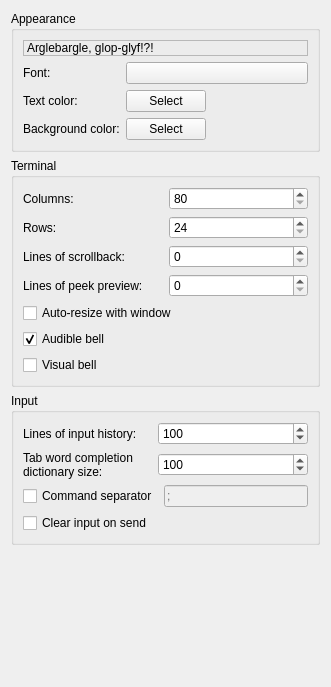
<?xml version="1.0" encoding="UTF-8"?>
<ui version="4.0">
 <class>ClientPage</class>
 <widget class="QWidget" name="ClientPage">
  <property name="geometry">
   <rect>
    <x>0</x>
    <y>0</y>
    <width>331</width>
    <height>687</height>
   </rect>
  </property>
  <property name="windowTitle">
   <string>Form</string>
  </property>
  <layout class="QVBoxLayout" name="verticalLayout">
   <item>
    <widget class="QGroupBox" name="groupBox">
     <property name="title">
      <string>Appearance</string>
     </property>
     <layout class="QGridLayout" name="gridLayout">
      <item row="1" column="1" colspan="3">
       <widget class="QPushButton" name="fontPushButton">
        <property name="text">
         <string/>
        </property>
       </widget>
      </item>
      <item row="1" column="0">
       <widget class="QLabel" name="label">
        <property name="text">
         <string>Font:</string>
        </property>
        <property name="buddy">
         <cstring>fontPushButton</cstring>
        </property>
       </widget>
      </item>
      <item row="3" column="1" colspan="2">
       <widget class="QPushButton" name="bgColorPushButton">
        <property name="text">
         <string>Select</string>
        </property>
       </widget>
      </item>
      <item row="3" column="0">
       <widget class="QLabel" name="label_2">
        <property name="text">
         <string>Background color:</string>
        </property>
        <property name="wordWrap">
         <bool>true</bool>
        </property>
        <property name="buddy">
         <cstring>bgColorPushButton</cstring>
        </property>
       </widget>
      </item>
      <item row="2" column="1" colspan="2">
       <widget class="QPushButton" name="fgColorPushButton">
        <property name="text">
         <string>Select</string>
        </property>
       </widget>
      </item>
      <item row="2" column="0">
       <widget class="QLabel" name="label_4">
        <property name="text">
         <string>Text color:</string>
        </property>
        <property name="buddy">
         <cstring>fgColorPushButton</cstring>
        </property>
       </widget>
      </item>
      <item row="2" column="3">
       <spacer name="horizontalSpacer">
        <property name="orientation">
         <enum>Qt::Horizontal</enum>
        </property>
        <property name="sizeHint" stdset="0">
         <size>
          <width>10</width>
          <height>20</height>
         </size>
        </property>
       </spacer>
      </item>
      <item row="0" column="0" colspan="4">
       <widget class="QLabel" name="exampleLabel">
        <property name="frameShape">
         <enum>QFrame::StyledPanel</enum>
        </property>
        <property name="frameShadow">
         <enum>QFrame::Raised</enum>
        </property>
        <property name="text">
         <string>Arglebargle, glop-glyf!?!</string>
        </property>
        <property name="margin">
         <number>3</number>
        </property>
        <property name="indent">
         <number>3</number>
        </property>
       </widget>
      </item>
     </layout>
    </widget>
   </item>
   <item>
    <widget class="QGroupBox" name="groupBox_3">
     <property name="title">
      <string>Terminal</string>
     </property>
     <layout class="QGridLayout" name="gridLayout_3">
      <item row="4" column="1">
       <widget class="QSpinBox" name="scrollbackSpinBox">
        <property name="showGroupSeparator" stdset="0">
         <bool>true</bool>
        </property>
        <property name="minimum">
         <number>0</number>
        </property>
        <property name="maximum">
         <number>2147483647</number>
        </property>
       </widget>
      </item>
      <item row="0" column="1">
       <widget class="QSpinBox" name="columnsSpinBox">
        <property name="showGroupSeparator" stdset="0">
         <bool>true</bool>
        </property>
        <property name="minimum">
         <number>80</number>
        </property>
        <property name="maximum">
         <number>1000</number>
        </property>
       </widget>
      </item>
      <item row="0" column="0">
       <widget class="QLabel" name="label_7">
        <property name="text">
         <string>Columns:</string>
        </property>
        <property name="buddy">
         <cstring>columnsSpinBox</cstring>
        </property>
       </widget>
      </item>
      <item row="1" column="0">
       <widget class="QLabel" name="label_6">
        <property name="text">
         <string>Rows:</string>
        </property>
        <property name="buddy">
         <cstring>rowsSpinBox</cstring>
        </property>
       </widget>
      </item>
      <item row="6" column="0" colspan="2">
       <widget class="QCheckBox" name="autoResizeTerminalCheckBox">
        <property name="text">
         <string>Auto-resize with window</string>
        </property>
       </widget>
      </item>
      <item row="1" column="1">
       <widget class="QSpinBox" name="rowsSpinBox">
        <property name="showGroupSeparator" stdset="0">
         <bool>true</bool>
        </property>
        <property name="minimum">
         <number>24</number>
        </property>
        <property name="maximum">
         <number>1000</number>
        </property>
       </widget>
      </item>
      <item row="4" column="0">
       <widget class="QLabel" name="label_5">
        <property name="text">
         <string>Lines of scrollback:</string>
        </property>
        <property name="wordWrap">
         <bool>true</bool>
        </property>
        <property name="buddy">
         <cstring>scrollbackSpinBox</cstring>
        </property>
       </widget>
      </item>
      <item row="5" column="0">
       <widget class="QLabel" name="label_9">
        <property name="text">
         <string>Lines of peek preview:</string>
        </property>
        <property name="buddy">
         <cstring>previewSpinBox</cstring>
        </property>
       </widget>
      </item>
      <item row="5" column="1">
       <widget class="QSpinBox" name="previewSpinBox"/>
      </item>
      <item row="7" column="0" colspan="2">
       <widget class="QCheckBox" name="audibleBellCheckBox">
        <property name="text">
         <string>Audible bell</string>
        </property>
        <property name="checked">
         <bool>true</bool>
        </property>
       </widget>
      </item>
      <item row="8" column="0" colspan="2">
       <widget class="QCheckBox" name="visualBellCheckBox">
        <property name="text">
         <string>Visual bell</string>
        </property>
        <property name="checked">
         <bool>false</bool>
        </property>
       </widget>
      </item>
     </layout>
    </widget>
   </item>
   <item>
    <widget class="QGroupBox" name="groupBox_2">
     <property name="title">
      <string>Input</string>
     </property>
     <layout class="QGridLayout" name="gridLayout_2">
      <item row="2" column="1">
       <widget class="QSpinBox" name="tabDictionarySpinBox">
        <property name="showGroupSeparator" stdset="0">
         <bool>true</bool>
        </property>
        <property name="minimum">
         <number>0</number>
        </property>
        <property name="maximum">
         <number>1000</number>
        </property>
        <property name="value">
         <number>100</number>
        </property>
       </widget>
      </item>
      <item row="1" column="1">
       <widget class="QSpinBox" name="inputHistorySpinBox">
        <property name="showGroupSeparator" stdset="0">
         <bool>true</bool>
        </property>
        <property name="minimum">
         <number>0</number>
        </property>
        <property name="maximum">
         <number>1000</number>
        </property>
        <property name="value">
         <number>100</number>
        </property>
       </widget>
      </item>
      <item row="4" column="0">
       <widget class="QCheckBox" name="clearInputCheckBox">
        <property name="text">
         <string>Clear input on send</string>
        </property>
       </widget>
      </item>
      <item row="2" column="0">
       <widget class="QLabel" name="label_3">
        <property name="text">
         <string>Tab word completion dictionary size:</string>
        </property>
        <property name="wordWrap">
         <bool>true</bool>
        </property>
        <property name="buddy">
         <cstring>tabDictionarySpinBox</cstring>
        </property>
       </widget>
      </item>
      <item row="4" column="1">
       <spacer name="horizontalSpacer_2">
        <property name="orientation">
         <enum>Qt::Horizontal</enum>
        </property>
        <property name="sizeHint" stdset="0">
         <size>
          <width>10</width>
          <height>20</height>
         </size>
        </property>
       </spacer>
      </item>
      <item row="1" column="0">
       <widget class="QLabel" name="label_8">
        <property name="text">
         <string>Lines of input history:</string>
        </property>
        <property name="wordWrap">
         <bool>true</bool>
        </property>
        <property name="buddy">
         <cstring>inputHistorySpinBox</cstring>
        </property>
       </widget>
      </item>
      <item row="3" column="0" colspan="2">
       <layout class="QHBoxLayout" name="horizontalLayout">
        <item>
         <widget class="QCheckBox" name="commandSeparatorCheckBox">
          <property name="text">
           <string>Command separator</string>
          </property>
         </widget>
        </item>
        <item>
         <widget class="QLineEdit" name="commandSeparatorLineEdit">
          <property name="enabled">
           <bool>false</bool>
          </property>
          <property name="maxLength">
           <number>1</number>
          </property>
          <property name="placeholderText">
           <string>;</string>
          </property>
         </widget>
        </item>
       </layout>
      </item>
     </layout>
    </widget>
   </item>
   <item>
    <spacer name="verticalSpacer">
     <property name="orientation">
      <enum>Qt::Vertical</enum>
     </property>
     <property name="sizeHint" stdset="0">
      <size>
       <width>20</width>
       <height>40</height>
      </size>
     </property>
    </spacer>
   </item>
  </layout>
 </widget>
 <tabstops>
  <tabstop>fontPushButton</tabstop>
  <tabstop>fgColorPushButton</tabstop>
  <tabstop>bgColorPushButton</tabstop>
  <tabstop>rowsSpinBox</tabstop>
  <tabstop>columnsSpinBox</tabstop>
  <tabstop>scrollbackSpinBox</tabstop>
  <tabstop>previewSpinBox</tabstop>
  <tabstop>autoResizeTerminalCheckBox</tabstop>
  <tabstop>audibleBellCheckBox</tabstop>
  <tabstop>visualBellCheckBox</tabstop>
  <tabstop>inputHistorySpinBox</tabstop>
  <tabstop>tabDictionarySpinBox</tabstop>
  <tabstop>commandSeparatorCheckBox</tabstop>
  <tabstop>commandSeparatorLineEdit</tabstop>
  <tabstop>clearInputCheckBox</tabstop>
 </tabstops>
 <resources/>
 <connections/>
</ui>
